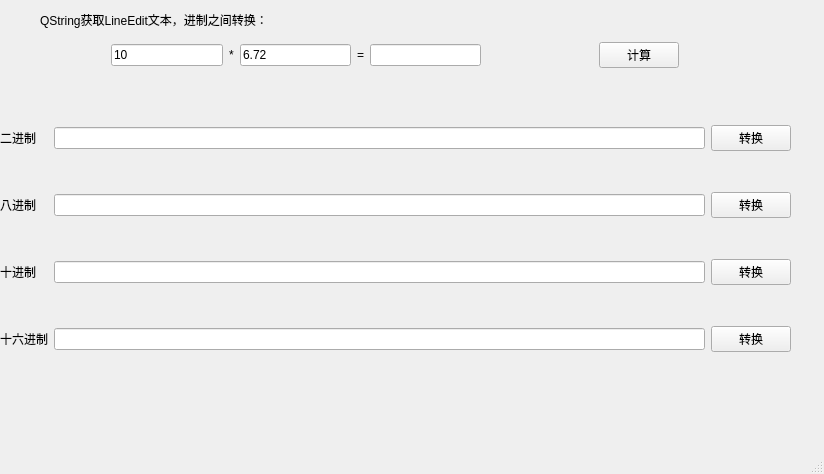
<?xml version="1.0" encoding="UTF-8"?>
<ui version="4.0">
 <class>ExQString</class>
 <widget class="QMainWindow" name="ExQString">
  <property name="geometry">
   <rect>
    <x>0</x>
    <y>0</y>
    <width>824</width>
    <height>474</height>
   </rect>
  </property>
  <property name="windowTitle">
   <string>ExQString</string>
  </property>
  <widget class="QWidget" name="centralwidget">
   <widget class="QLabel" name="lab">
    <property name="geometry">
     <rect>
      <x>40</x>
      <y>10</y>
      <width>322</width>
      <height>19</height>
     </rect>
    </property>
    <property name="text">
     <string>QString获取LineEdit文本，进制之间转换：</string>
    </property>
   </widget>
   <widget class="QWidget" name="layoutWidget">
    <property name="geometry">
     <rect>
      <x>0</x>
      <y>40</y>
      <width>790</width>
      <height>30</height>
     </rect>
    </property>
    <layout class="QHBoxLayout" name="horizontalLayout">
     <item>
      <spacer name="horizontalSpacer_2">
       <property name="orientation">
        <enum>Qt::Orientation::Horizontal</enum>
       </property>
       <property name="sizeHint" stdset="0">
        <size>
         <width>40</width>
         <height>20</height>
        </size>
       </property>
      </spacer>
     </item>
     <item>
      <widget class="QLineEdit" name="editA">
       <property name="text">
        <string>10</string>
       </property>
      </widget>
     </item>
     <item>
      <widget class="QLabel" name="labMul">
       <property name="text">
        <string>*</string>
       </property>
      </widget>
     </item>
     <item>
      <widget class="QLineEdit" name="editB">
       <property name="text">
        <string>6.72</string>
       </property>
      </widget>
     </item>
     <item>
      <widget class="QLabel" name="labEqual">
       <property name="text">
        <string>=</string>
       </property>
      </widget>
     </item>
     <item>
      <widget class="QLineEdit" name="editC"/>
     </item>
     <item>
      <spacer name="horizontalSpacer">
       <property name="orientation">
        <enum>Qt::Orientation::Horizontal</enum>
       </property>
       <property name="sizeHint" stdset="0">
        <size>
         <width>40</width>
         <height>20</height>
        </size>
       </property>
      </spacer>
     </item>
     <item>
      <widget class="QPushButton" name="btnResult">
       <property name="text">
        <string>计算</string>
       </property>
      </widget>
     </item>
     <item>
      <spacer name="horizontalSpacer_3">
       <property name="orientation">
        <enum>Qt::Orientation::Horizontal</enum>
       </property>
       <property name="sizeHint" stdset="0">
        <size>
         <width>40</width>
         <height>20</height>
        </size>
       </property>
      </spacer>
     </item>
    </layout>
   </widget>
   <widget class="QWidget" name="layoutWidget_2">
    <property name="geometry">
     <rect>
      <x>0</x>
      <y>90</y>
      <width>791</width>
      <height>301</height>
     </rect>
    </property>
    <layout class="QGridLayout" name="gridLayout">
     <item row="3" column="0">
      <widget class="QLabel" name="lab16">
       <property name="text">
        <string>十六进制</string>
       </property>
      </widget>
     </item>
     <item row="3" column="2">
      <widget class="QLineEdit" name="edit16"/>
     </item>
     <item row="2" column="2">
      <widget class="QLineEdit" name="edit10"/>
     </item>
     <item row="0" column="0">
      <widget class="QLabel" name="lab2">
       <property name="text">
        <string>二进制</string>
       </property>
      </widget>
     </item>
     <item row="2" column="0">
      <widget class="QLabel" name="lab10">
       <property name="text">
        <string>十进制</string>
       </property>
      </widget>
     </item>
     <item row="1" column="0">
      <widget class="QLabel" name="lab8">
       <property name="text">
        <string>八进制</string>
       </property>
      </widget>
     </item>
     <item row="0" column="2">
      <widget class="QLineEdit" name="edit2"/>
     </item>
     <item row="1" column="2">
      <widget class="QLineEdit" name="edit8"/>
     </item>
     <item row="0" column="3">
      <widget class="QPushButton" name="btn2">
       <property name="text">
        <string>转换</string>
       </property>
      </widget>
     </item>
     <item row="1" column="3">
      <widget class="QPushButton" name="btn8">
       <property name="text">
        <string>转换</string>
       </property>
      </widget>
     </item>
     <item row="2" column="3">
      <widget class="QPushButton" name="btn10">
       <property name="text">
        <string>转换</string>
       </property>
      </widget>
     </item>
     <item row="3" column="3">
      <widget class="QPushButton" name="btn16">
       <property name="text">
        <string>转换</string>
       </property>
      </widget>
     </item>
    </layout>
   </widget>
  </widget>
  <widget class="QMenuBar" name="menubar">
   <property name="geometry">
    <rect>
     <x>0</x>
     <y>0</y>
     <width>824</width>
     <height>25</height>
    </rect>
   </property>
  </widget>
  <widget class="QStatusBar" name="statusbar"/>
 </widget>
 <resources/>
 <connections/>
</ui>
